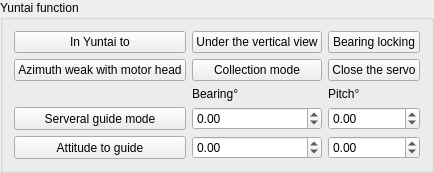
       <widget class="QGroupBox" name="groupBox_54_GimbalFunction_Common">
        <property name="sizePolicy">
         <sizepolicy hsizetype="Minimum" vsizetype="Minimum">
          <horstretch>0</horstretch>
          <verstretch>0</verstretch>
         </sizepolicy>
        </property>
        <property name="minimumSize">
         <size>
          <width>2</width>
          <height>2</height>
         </size>
        </property>
        <property name="title">
         <string>Yuntai function</string>
        </property>
        <layout class="QGridLayout" name="gridLayout_19">
         <item row="2" column="1">
          <widget class="QLabel" name="label_54_NumberFollowYaw_Common">
           <property name="sizePolicy">
            <sizepolicy hsizetype="Ignored" vsizetype="Minimum">
             <horstretch>0</horstretch>
             <verstretch>0</verstretch>
            </sizepolicy>
           </property>
           <property name="minimumSize">
            <size>
             <width>2</width>
             <height>2</height>
            </size>
           </property>
           <property name="text">
            <string>Bearing°</string>
           </property>
          </widget>
         </item>
         <item row="1" column="1">
          <widget class="QPushButton" name="pushButton_54_CollectMode_Common">
           <property name="sizePolicy">
            <sizepolicy hsizetype="Minimum" vsizetype="Minimum">
             <horstretch>0</horstretch>
             <verstretch>0</verstretch>
            </sizepolicy>
           </property>
           <property name="minimumSize">
            <size>
             <width>2</width>
             <height>2</height>
            </size>
           </property>
           <property name="text">
            <string>Collection mode</string>
           </property>
          </widget>
         </item>
         <item row="6" column="2">
          <widget class="QDoubleSpinBox" name="doubleSpinBox_54_NumberFollowPitch_Common">
           <property name="sizePolicy">
            <sizepolicy hsizetype="Ignored" vsizetype="Minimum">
             <horstretch>0</horstretch>
             <verstretch>0</verstretch>
            </sizepolicy>
           </property>
           <property name="minimumSize">
            <size>
             <width>2</width>
             <height>2</height>
            </size>
           </property>
           <property name="toolTip">
            <string>俯仰° -120~90</string>
           </property>
           <property name="minimum">
            <double>-120.000000000000000</double>
           </property>
           <property name="maximum">
            <double>90.000000000000000</double>
           </property>
          </widget>
         </item>
         <item row="6" column="0">
          <widget class="QPushButton" name="pushButton_54_NumberFollow_Common">
           <property name="sizePolicy">
            <sizepolicy hsizetype="Minimum" vsizetype="Minimum">
             <horstretch>0</horstretch>
             <verstretch>0</verstretch>
            </sizepolicy>
           </property>
           <property name="minimumSize">
            <size>
             <width>2</width>
             <height>2</height>
            </size>
           </property>
           <property name="text">
            <string>Serveral guide mode</string>
           </property>
          </widget>
         </item>
         <item row="0" column="1">
          <widget class="QPushButton" name="pushButton_54_GimbalLookDownVertical_Common">
           <property name="sizePolicy">
            <sizepolicy hsizetype="Minimum" vsizetype="Minimum">
             <horstretch>0</horstretch>
             <verstretch>0</verstretch>
            </sizepolicy>
           </property>
           <property name="minimumSize">
            <size>
             <width>2</width>
             <height>2</height>
            </size>
           </property>
           <property name="text">
            <string>Under the vertical view</string>
           </property>
          </widget>
         </item>
         <item row="2" column="2">
          <widget class="QLabel" name="label_54_NumberFollowPitch_Common">
           <property name="sizePolicy">
            <sizepolicy hsizetype="Ignored" vsizetype="Minimum">
             <horstretch>0</horstretch>
             <verstretch>0</verstretch>
            </sizepolicy>
           </property>
           <property name="minimumSize">
            <size>
             <width>2</width>
             <height>2</height>
            </size>
           </property>
           <property name="text">
            <string>Pitch°</string>
           </property>
          </widget>
         </item>
         <item row="11" column="0">
          <widget class="QPushButton" name="pushButton_54_AttitudeGuideFollow_Common">
           <property name="sizePolicy">
            <sizepolicy hsizetype="Minimum" vsizetype="Minimum">
             <horstretch>0</horstretch>
             <verstretch>0</verstretch>
            </sizepolicy>
           </property>
           <property name="minimumSize">
            <size>
             <width>2</width>
             <height>2</height>
            </size>
           </property>
           <property name="text">
            <string>Attitude to guide</string>
           </property>
          </widget>
         </item>
         <item row="1" column="2">
          <widget class="QPushButton" name="pushButton_54_GimbalMoterClose_Common">
           <property name="sizePolicy">
            <sizepolicy hsizetype="Minimum" vsizetype="Minimum">
             <horstretch>0</horstretch>
             <verstretch>0</verstretch>
            </sizepolicy>
           </property>
           <property name="minimumSize">
            <size>
             <width>2</width>
             <height>2</height>
            </size>
           </property>
           <property name="text">
            <string>Close the servo</string>
           </property>
          </widget>
         </item>
         <item row="11" column="1">
          <widget class="QDoubleSpinBox" name="doubleSpinBox_54_AttitudeGuideFollow_Yaw_Common">
           <property name="sizePolicy">
            <sizepolicy hsizetype="Ignored" vsizetype="Minimum">
             <horstretch>0</horstretch>
             <verstretch>0</verstretch>
            </sizepolicy>
           </property>
           <property name="minimumSize">
            <size>
             <width>2</width>
             <height>2</height>
            </size>
           </property>
           <property name="toolTip">
            <string>方位° -180~180</string>
           </property>
           <property name="minimum">
            <double>-180.000000000000000</double>
           </property>
           <property name="maximum">
            <double>180.000000000000000</double>
           </property>
          </widget>
         </item>
         <item row="1" column="0">
          <widget class="QPushButton" name="pushButton_54_YawFollow_Common">
           <property name="sizePolicy">
            <sizepolicy hsizetype="Minimum" vsizetype="Minimum">
             <horstretch>0</horstretch>
             <verstretch>0</verstretch>
            </sizepolicy>
           </property>
           <property name="minimumSize">
            <size>
             <width>2</width>
             <height>2</height>
            </size>
           </property>
           <property name="text">
            <string>Azimuth weak with motor head</string>
           </property>
          </widget>
         </item>
         <item row="11" column="2">
          <widget class="QDoubleSpinBox" name="doubleSpinBox_54_AttitudeGuideFollow_Pitch_Common">
           <property name="sizePolicy">
            <sizepolicy hsizetype="Ignored" vsizetype="Minimum">
             <horstretch>0</horstretch>
             <verstretch>0</verstretch>
            </sizepolicy>
           </property>
           <property name="minimumSize">
            <size>
             <width>2</width>
             <height>2</height>
            </size>
           </property>
           <property name="toolTip">
            <string>俯仰° -120~90</string>
           </property>
           <property name="minimum">
            <double>-120.000000000000000</double>
           </property>
           <property name="maximum">
            <double>90.000000000000000</double>
           </property>
          </widget>
         </item>
         <item row="6" column="1">
          <widget class="QDoubleSpinBox" name="doubleSpinBox_54_NumberFollowYaw_Common">
           <property name="sizePolicy">
            <sizepolicy hsizetype="Ignored" vsizetype="Minimum">
             <horstretch>0</horstretch>
             <verstretch>0</verstretch>
            </sizepolicy>
           </property>
           <property name="minimumSize">
            <size>
             <width>2</width>
             <height>2</height>
            </size>
           </property>
           <property name="toolTip">
            <string>方位° -180~180</string>
           </property>
           <property name="minimum">
            <double>-180.000000000000000</double>
           </property>
           <property name="maximum">
            <double>180.000000000000000</double>
           </property>
          </widget>
         </item>
         <item row="0" column="2">
          <widget class="QPushButton" name="pushButton_54_GimbalYawLock_Common">
           <property name="sizePolicy">
            <sizepolicy hsizetype="Minimum" vsizetype="Minimum">
             <horstretch>0</horstretch>
             <verstretch>0</verstretch>
            </sizepolicy>
           </property>
           <property name="minimumSize">
            <size>
             <width>2</width>
             <height>2</height>
            </size>
           </property>
           <property name="text">
            <string>Bearing locking</string>
           </property>
          </widget>
         </item>
         <item row="0" column="0">
          <widget class="QPushButton" name="pushButton_54_GimbalCenter_Common">
           <property name="sizePolicy">
            <sizepolicy hsizetype="Minimum" vsizetype="Minimum">
             <horstretch>0</horstretch>
             <verstretch>0</verstretch>
            </sizepolicy>
           </property>
           <property name="minimumSize">
            <size>
             <width>2</width>
             <height>2</height>
            </size>
           </property>
           <property name="text">
            <string>In Yuntai to</string>
           </property>
          </widget>
         </item>
        </layout>
       </widget>
